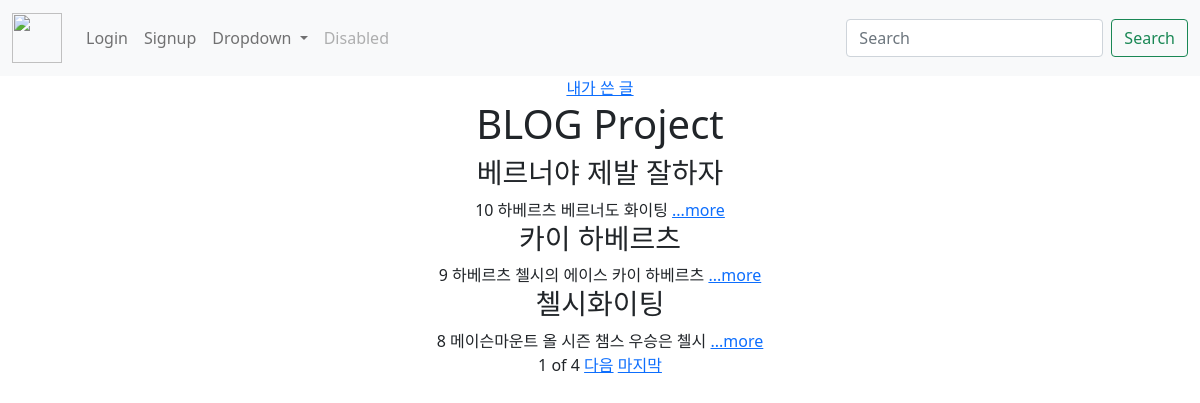
The page / on the database its author committed.
### blog/models.py (models this page shows, shortened)
class Blog(models.Model):
    title = models.CharField(max_length=200)
    writer = models.CharField(max_length=100)
    pub_date = models.DateTimeField()
    body = models.TextField()
    image = models.ImageField(upload_to = "blog/", blank = True, null = True)
    def summary(self) :
        return self.body[:100]

### blog/views.py (the view)
# urls.py: 2. Add a URL to urlpatterns:  path('', views.home, name='home')
def home(request) :
    blogs = Blog.objects.order_by('-pub_date')
    search = request.GET.get('search')
    if search == 'true' :
        author = request.GET.get('writer')
        blogs = Blog.objects.filter(writer=author)
        return render(request, 'home.html', {'blogs':blogs})
    paginator = Paginator(blogs, 3)
    page = request.GET.get('page')
    blogs = paginator.get_page(page)
    return render(request, 'home.html', {'blogs':blogs})

### blog/templates/home.html (shortened to what this page needs)
{% extends 'basic.html' %}
{% block content %}
    <a href="?search=true&writer={{user.nickname}}">내가 쓴 글</a>
    <h1>BLOG Project</h1>
    <div class="container">
        {% for blog in blogs%}
        <div>
            <h3>{{blog.title}}</h3>
            {{blog.id}}
            {{blog.writer}}
            {{blog.summary}} <a href="{%url 'detail' blog.id %}">...more</a>
        <br>
        </div>
    {% endfor %}
    </div>
    <span>{{blogs.number}}</span>
    <span>of</span>
    <span>{{blogs.paginator.num_pages}}</span>
    {% if blogs.has_next %}
    <a href="?page={{blogs.next_page_number}}">다음</a>
    <a href="?page={{blogs.paginator.num_pages}}">마지막</a>
    {% endif %}
{% endblock %}

### lionproject/templates/basic.html (shortened to what this page needs)
<!DOCTYPE html>
<html lang="en">
<head>
<link href="https://cdn.jsdelivr.net/npm/bootstrap@5.0.0-beta3/dist/css/bootstrap.min.css" rel="stylesheet">
</head>
<body>
    {% load static %}
    <nav class="navbar navbar-expand-lg navbar-light bg-light">
        <div class="container-fluid">
          <a class="navbar-brand" href="{% url 'home'%}">
            <img src="{%static 'chelsea.png' %}" alt="" width="50" height="50">
          </a>
          <div class="collapse navbar-collapse" id="navbarSupportedContent">
            <ul class="navbar-nav me-auto mb-2 mb-lg-0">
              {% if not user.is_authenticated %}
              <li class="nav-item">
                <a class="nav-link" href="{% url 'login' %}">Login</a>
              </li>
              <li class="nav-item">
                <a class="nav-link" href="{% url 'signup' %}">Signup</a>
              </li>
              {% endif %}
              <li class="nav-item dropdown">
                <a class="nav-link dropdown-toggle" href="#" id="navbarDropdown" role="button" data-bs-toggle="dropdown" aria-expanded="false">
                  Dropdown
                </a>
              </li>
              <li class="nav-item">
                <a class="nav-link disabled" href="#" tabindex="-1" aria-disabled="true">Disabled</a>
              </li>
            </ul>
            <form class="d-flex">
              <input class="form-control me-2" type="search" placeholder="Search" aria-label="Search">
              <button class="btn btn-outline-success" type="submit">Search</button>
            </form>
          </div>
        </div>
        </nav>
      <div class="container">
        {% block content %}
        {% endblock %}
      </div>
      </body>
</html>

### lionproject/templates/basic.html (style rules this page uses)
body { text-align: center; }

### rows shown on the page
Blog: title "베르너야 제발 잘하자", id "10", writer "하베르츠", summary "베르너도 화이팅"
Blog: title "카이 하베르츠", id "9", writer "하베르츠", summary "첼시의 에이스 카이 하베르츠"
Blog: title "첼시화이팅", id "8", writer "메이슨마운트", summary "올 시즌 챔스 우승은 첼시"

### other values the page prints
{{ blogs.number }} "1"
{{ blogs.paginator.num_pages }} "4"
